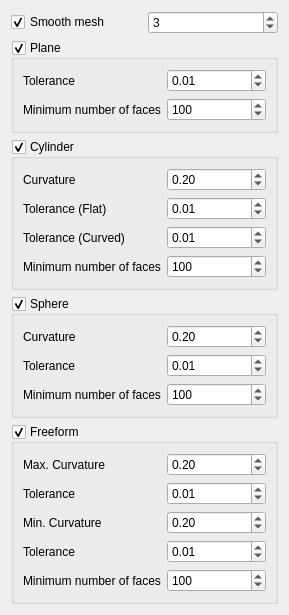
<?xml version="1.0" encoding="UTF-8"?>
<ui version="4.0">
 <class>MeshGui::Segmentation</class>
 <widget class="QWidget" name="MeshGui::Segmentation">
  <property name="geometry">
   <rect>
    <x>0</x>
    <y>0</y>
    <width>289</width>
    <height>379</height>
   </rect>
  </property>
  <property name="windowTitle">
   <string>Mesh segmentation</string>
  </property>
  <layout class="QGridLayout" name="gridLayout_4">
   <item row="0" column="0">
    <widget class="QCheckBox" name="checkBoxSmooth">
     <property name="text">
      <string>Smooth mesh</string>
     </property>
     <property name="checked">
      <bool>true</bool>
     </property>
    </widget>
   </item>
   <item row="0" column="1">
    <widget class="QSpinBox" name="smoothSteps">
     <property name="value">
      <number>3</number>
     </property>
    </widget>
   </item>
   <item row="1" column="0" colspan="2">
    <widget class="QGroupBox" name="groupBoxPln">
     <property name="title">
      <string>Plane</string>
     </property>
     <property name="checkable">
      <bool>true</bool>
     </property>
     <layout class="QGridLayout" name="gridLayout">
      <item row="0" column="0">
       <widget class="QLabel" name="label">
        <property name="text">
         <string>Tolerance</string>
        </property>
       </widget>
      </item>
      <item row="0" column="1">
       <widget class="QDoubleSpinBox" name="tolPln">
        <property name="singleStep">
         <double>0.010000000000000</double>
        </property>
        <property name="value">
         <double>0.010000000000000</double>
        </property>
       </widget>
      </item>
      <item row="1" column="0">
       <widget class="QLabel" name="label_2">
        <property name="text">
         <string>Minimum number of faces</string>
        </property>
       </widget>
      </item>
      <item row="1" column="1">
       <widget class="QSpinBox" name="numPln">
        <property name="maximum">
         <number>100000</number>
        </property>
        <property name="value">
         <number>100</number>
        </property>
       </widget>
      </item>
     </layout>
    </widget>
   </item>
   <item row="2" column="0" colspan="2">
    <widget class="QGroupBox" name="groupBoxCyl">
     <property name="title">
      <string>Cylinder</string>
     </property>
     <property name="checkable">
      <bool>true</bool>
     </property>
     <layout class="QGridLayout" name="gridLayout_2">
      <item row="0" column="0">
       <widget class="QLabel" name="label_3">
        <property name="text">
         <string>Curvature</string>
        </property>
       </widget>
      </item>
      <item row="0" column="1">
       <widget class="QDoubleSpinBox" name="crvCyl">
        <property name="singleStep">
         <double>0.010000000000000</double>
        </property>
        <property name="value">
         <double>0.200000000000000</double>
        </property>
       </widget>
      </item>
      <item row="1" column="0">
       <widget class="QLabel" name="label_4">
        <property name="text">
         <string>Tolerance (Flat)</string>
        </property>
       </widget>
      </item>
      <item row="1" column="1">
       <widget class="QDoubleSpinBox" name="tol1Cyl">
        <property name="singleStep">
         <double>0.010000000000000</double>
        </property>
        <property name="value">
         <double>0.010000000000000</double>
        </property>
       </widget>
      </item>
      <item row="2" column="0">
       <widget class="QLabel" name="label_9">
        <property name="text">
         <string>Tolerance (Curved)</string>
        </property>
       </widget>
      </item>
      <item row="2" column="1">
       <widget class="QDoubleSpinBox" name="tol2Cyl">
        <property name="singleStep">
         <double>0.010000000000000</double>
        </property>
        <property name="value">
         <double>0.010000000000000</double>
        </property>
       </widget>
      </item>
      <item row="3" column="0">
       <widget class="QLabel" name="label_5">
        <property name="text">
         <string>Minimum number of faces</string>
        </property>
       </widget>
      </item>
      <item row="3" column="1">
       <widget class="QSpinBox" name="numCyl">
        <property name="maximum">
         <number>100000</number>
        </property>
        <property name="value">
         <number>100</number>
        </property>
       </widget>
      </item>
     </layout>
    </widget>
   </item>
   <item row="3" column="0" colspan="2">
    <widget class="QGroupBox" name="groupBoxSph">
     <property name="title">
      <string>Sphere</string>
     </property>
     <property name="checkable">
      <bool>true</bool>
     </property>
     <layout class="QGridLayout" name="gridLayout_3">
      <item row="0" column="0">
       <widget class="QLabel" name="label_6">
        <property name="text">
         <string>Curvature</string>
        </property>
       </widget>
      </item>
      <item row="0" column="1">
       <widget class="QDoubleSpinBox" name="crvSph">
        <property name="singleStep">
         <double>0.010000000000000</double>
        </property>
        <property name="value">
         <double>0.200000000000000</double>
        </property>
       </widget>
      </item>
      <item row="1" column="0">
       <widget class="QLabel" name="label_7">
        <property name="text">
         <string>Tolerance</string>
        </property>
       </widget>
      </item>
      <item row="1" column="1">
       <widget class="QDoubleSpinBox" name="tolSph">
        <property name="singleStep">
         <double>0.010000000000000</double>
        </property>
        <property name="value">
         <double>0.010000000000000</double>
        </property>
       </widget>
      </item>
      <item row="2" column="0">
       <widget class="QLabel" name="label_8">
        <property name="text">
         <string>Minimum number of faces</string>
        </property>
       </widget>
      </item>
      <item row="2" column="1">
       <widget class="QSpinBox" name="numSph">
        <property name="maximum">
         <number>100000</number>
        </property>
        <property name="value">
         <number>100</number>
        </property>
       </widget>
      </item>
     </layout>
    </widget>
   </item>
   <item row="4" column="0" colspan="2">
    <widget class="QGroupBox" name="groupBoxFree">
     <property name="title">
      <string>Freeform</string>
     </property>
     <property name="checkable">
      <bool>true</bool>
     </property>
     <layout class="QGridLayout" name="gridLayout_5">
      <item row="0" column="0">
       <widget class="QLabel" name="label_10">
        <property name="text">
         <string>Max. Curvature</string>
        </property>
       </widget>
      </item>
      <item row="0" column="1">
       <widget class="QDoubleSpinBox" name="crv1Free">
        <property name="singleStep">
         <double>0.010000000000000</double>
        </property>
        <property name="value">
         <double>0.200000000000000</double>
        </property>
       </widget>
      </item>
      <item row="1" column="0">
       <widget class="QLabel" name="label_11">
        <property name="text">
         <string>Tolerance</string>
        </property>
       </widget>
      </item>
      <item row="1" column="1">
       <widget class="QDoubleSpinBox" name="tol1Free">
        <property name="singleStep">
         <double>0.010000000000000</double>
        </property>
        <property name="value">
         <double>0.010000000000000</double>
        </property>
       </widget>
      </item>
      <item row="2" column="0">
       <widget class="QLabel" name="label_12">
        <property name="text">
         <string>Min. Curvature</string>
        </property>
       </widget>
      </item>
      <item row="2" column="1">
       <widget class="QDoubleSpinBox" name="crv2Free">
        <property name="singleStep">
         <double>0.010000000000000</double>
        </property>
        <property name="value">
         <double>0.200000000000000</double>
        </property>
       </widget>
      </item>
      <item row="3" column="0">
       <widget class="QLabel" name="label_13">
        <property name="text">
         <string>Tolerance</string>
        </property>
       </widget>
      </item>
      <item row="3" column="1">
       <widget class="QDoubleSpinBox" name="tol2Free">
        <property name="singleStep">
         <double>0.010000000000000</double>
        </property>
        <property name="value">
         <double>0.010000000000000</double>
        </property>
       </widget>
      </item>
      <item row="4" column="0">
       <widget class="QLabel" name="label_14">
        <property name="text">
         <string>Minimum number of faces</string>
        </property>
       </widget>
      </item>
      <item row="4" column="1">
       <widget class="QSpinBox" name="numFree">
        <property name="maximum">
         <number>100000</number>
        </property>
        <property name="value">
         <number>100</number>
        </property>
       </widget>
      </item>
     </layout>
    </widget>
   </item>
  </layout>
 </widget>
 <resources/>
 <connections>
  <connection>
   <sender>checkBoxSmooth</sender>
   <signal>toggled(bool)</signal>
   <receiver>smoothSteps</receiver>
   <slot>setEnabled(bool)</slot>
   <hints>
    <hint type="sourcelabel">
     <x>75</x>
     <y>24</y>
    </hint>
    <hint type="destinationlabel">
     <x>188</x>
     <y>19</y>
    </hint>
   </hints>
  </connection>
 </connections>
</ui>
